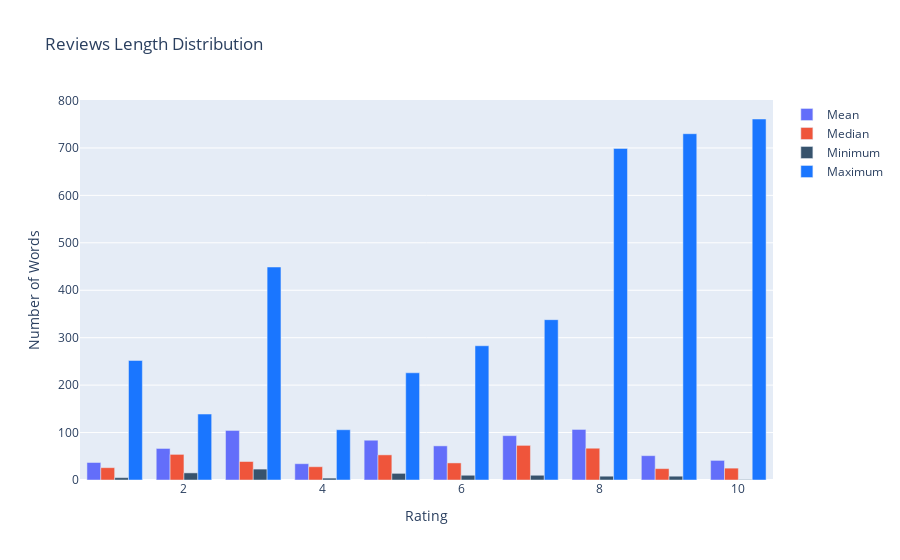

The code cell stored with this chart in its notebook:
### Code cell
import plotly.graph_objects as go
animals=['giraffes', 'orangutans', 'monkeys']

fig = go.Figure(data=[
    go.Bar(name='Mean', x=review_length['Rating'], y=review_length['Mean']),
    go.Bar(name='Median', x=review_length['Rating'], y=review_length['Median']),
    go.Bar(name='Minimum', x=review_length['Rating'], y=review_length['Min'],marker_color='rgb(55, 83, 109)'),
    go.Bar(name='Maximum', x=review_length['Rating'], y=review_length['Max'],marker_color='rgb(26, 118, 255)')
])
# Change the bar mode
fig.update_layout(barmode='group', title="Reviews Length Distribution",
    xaxis_title="Rating",
    yaxis_title="Number of Words")
fig.show()

### Figure 1 — Plotly figure (JSON) as saved in the notebook; plotly's stock layout.template omitted (floating-point values rounded to 4 significant figures)
{"data": [{"name": "Mean", "type": "bar", "x": [1, 2, 3, 4, 5, 6, 7, 8, 9, 10], "y": [36.91, 66.5, 104.4, 34.36, 83.87, 71.97, 93.48, 106.6, 51.3, 41.32]}, {"name": "Median", "type": "bar", "x": [1, 2, 3, 4, 5, 6, 7, 8, 9, 10], "y": [26, 54, 39, 28, 53, 36, 73, 67, 24, 25]}, {"marker": {"color": "rgb(55, 83, 109)"}, "name": "Minimum", "type": "bar", "x": [1, 2, 3, 4, 5, 6, 7, 8, 9, 10], "y": [5, 15, 23, 4, 14, 10, 10, 8, 8, 1]}, {"marker": {"color": "rgb(26, 118, 255)"}, "name": "Maximum", "type": "bar", "x": [1, 2, 3, 4, 5, 6, 7, 8, 9, 10], "y": [252, 139, 449, 106, 226, 283, 338, 699, 730, 761]}], "layout": {"barmode": "group", "title": {"text": "Reviews Length Distribution"}, "xaxis": {"title": {"text": "Rating"}}, "yaxis": {"title": {"text": "Number of Words"}}}}
